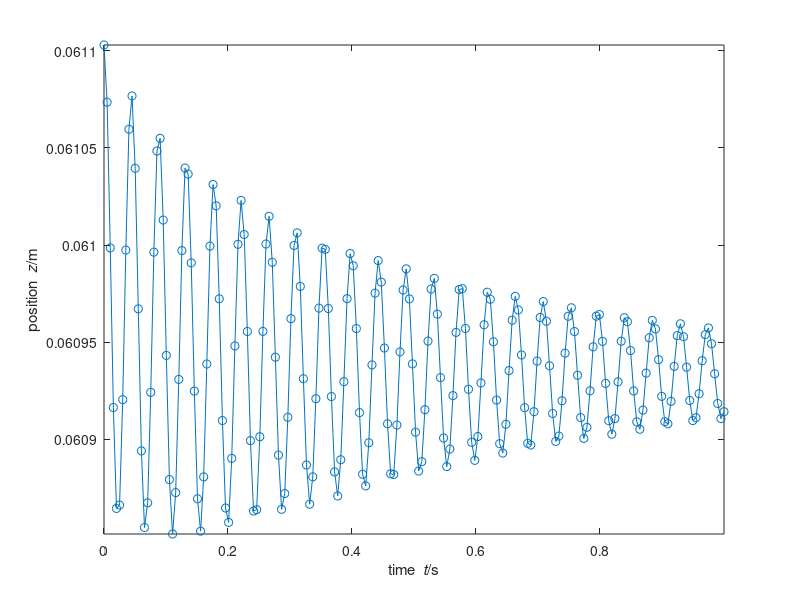
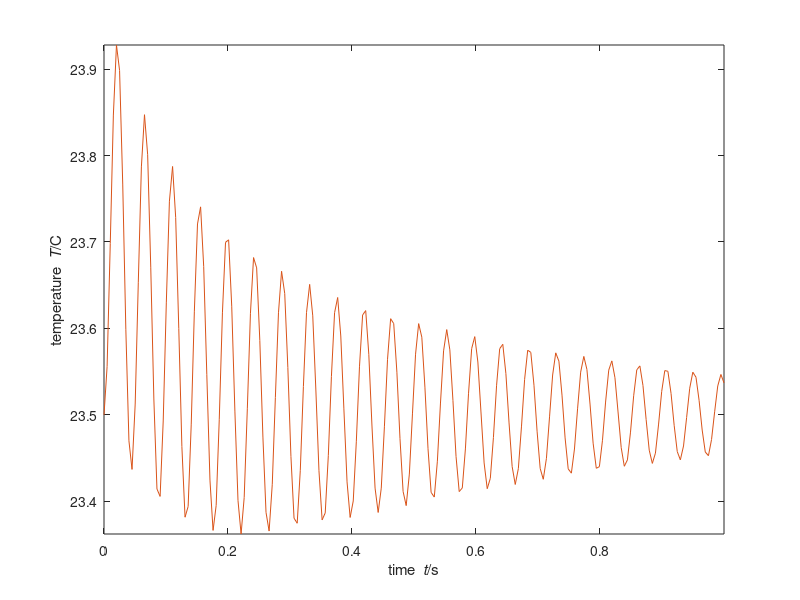

Here is the MATLAB script that generated these plots, in order:
%% SI units used throughout
%% Simulation of ideal gas in 1D
%% Coordinate z
N = 2.29e-3; % amount of ideal gas 0.27 / 0.02
A = 0.00091649; % area of piston
z0 = 0.061103; % initial position of piston
v0 = 0; % initial velocity of piston
T0 = 273.15+23.5; % initial temperature of gas
m = 0.10668; % mass of piston
k = 10 +0*8*sqrt(4*pi*A); % heat conductivity
Fatm = -1e5 * A; % atmospheric force
%%
R = 8.31446261815; % gas constant
C = 20; % molar heat capacity
H = 18e-6 * (4/3 + 0.7); % viscosity
g = 9.80665; % gravitational acceleration
G = -m*g; % gravity supply of momentum to piston
%%
t0 = 0; % initial time
t1 = 1; % final time, can also be earlier than initial
dt = 0.0001; % time step, negative if backward time integration %@
%% adjust final time if not multiple of timestep
t1 = t1 + mod(t1-t0,dt);
%% check if timestep and time interval are consistent
if (t1-t0)*dt <= 0
  error('time interval inconsistent with timestep');
end
%% Save values of all quantities at some steps during the simulation,
%% for subsequente analysis or plotting
%% (saving at all timesteps could be too costly)
Nsaves = 200; % number of timepoints to save during the simulation
%% Calculate time interval for saving
dsave = (t1-t0)/(Nsaves-1);
if abs(dsave) < abs(dt)
  error('time interval between saves is smaller than timestep')
end
%% Initialize vectors to contain saved values
tSave = nan(Nsaves,1);
zSave = nan(Nsaves,1);
vSave = nan(Nsaves,1);
TSave = nan(Nsaves,1);
FSave = nan(Nsaves,1);
%% Save initial values
i = 1; % index that keeps count of savepoints
tSave(1) = t0;
zSave(1) = z0;
vSave(1) = v0;
TSave(1) = T0;
FSave(1) = (N*R*T0 - A*H*v0)/z0;
%% Initialize plot
cols = get(0, 'DefaultAxesColorOrder');
plot(tSave(1), zSave(1), 'o','Color',cols(1,:)); axis('tight');
xlabel('time {\it t}/s'); ylabel('position {\it z}/m'); hold on;
%% %@
%% Numerical time integration
%% Initialize
t = t0;
z = z0;
v = v0;
T = T0;
U = C*N*T0;
P = m*v0;
%% loop
while sign(dt)*t < sign(dt)*t1 % possible backward time integration
  %% update time
  t = t + dt;
  %% constitutive relation for force on piston
  %% same as *minus* force on gas
  F = (N*R*T - A*H*v)/z;
  %% constitutive relation for heat flux
  Q = k*(T0 - T)*z;
  %% update internal energy of gas
  U = U + (Q - F*v)*dt;
  %% update temperature of gas
  T = U/(C*N);
  %% update momentum of piston
  P = P + (F + G + Fatm)*dt;
  %% update velocity of piston
  v = P/m;
  %% update position of piston
  z = z + v*dt; %@
  %% Check whether to save & plot at this step
  if min(abs([0 dsave] - mod(t-t0, dsave))) <= abs(dt)/2
    i = i+1;
    tSave(i) = t;
    zSave(i) = z;
    vSave(i) = v;
    TSave(i) = T;
    FSave(i) = F;
    plot(t, z, 'o','Color',cols(1,:));
    pause(0.001);
  end %@
end %@
%% Plot trajectory
plot(tSave,zSave,'-','Color',cols(1,:));
figure();
plot(tSave,TSave-273.15,'-','Color',cols(2,:)); axis('tight');
xlabel('time {\it t}/s'); ylabel('temperature {\it T}/C');
%figure();
%plot(tSave,(T0-TSave)*k.*zSave,'-','Color',cols(3,:)); axis('tight');
%xlabel('time {\it t}/s'); ylabel('heat flux {\it Q}/W');
